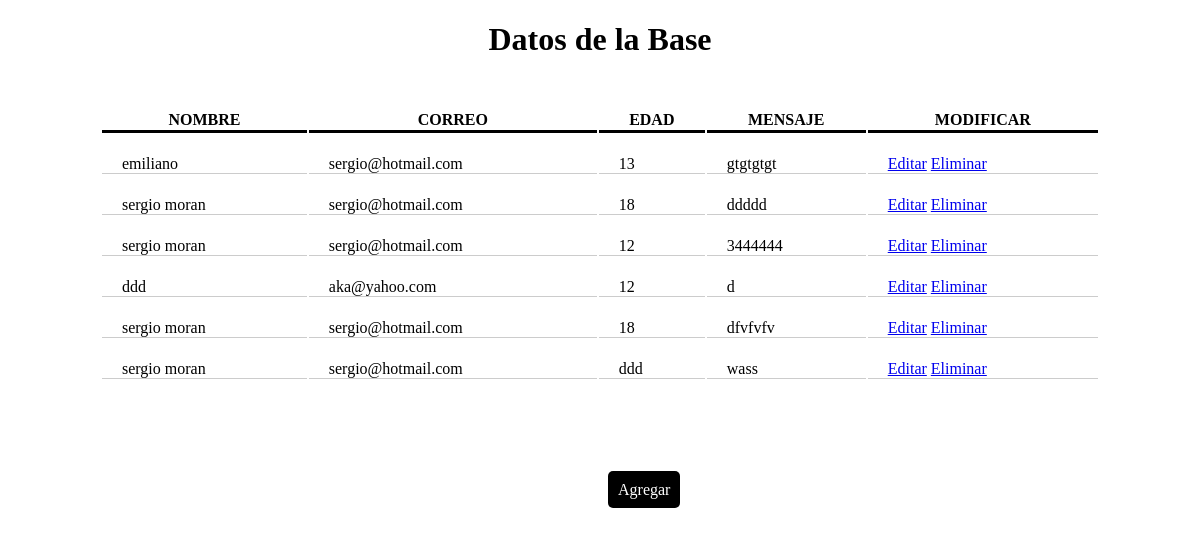
/mostrarbd.php, run on the app's committed database.
### tables this page shows
CREATE TABLE `datos` (
  `id` int(3) NOT NULL,
  `nombre` varchar(50) NOT NULL,
  `correo` varchar(50) NOT NULL,
  `edad` varchar(3) NOT NULL,
  `mensaje` text NOT NULL
);

### mostrarbd.php (the view, shortened to what this page needs)
<!DOCTYPE html>
<html>
<head>
	<link rel="stylesheet" type="text/css" href="mostrarbd.css">
</head>
<body>
	<h1>Datos de la Base</h1>
	<table >
		<thead>
			<tr>
				<th>Nombre</th>
				<th>Correo</th>
				<th>Edad</th>
				<th>Mensaje</th>
				<th>Modificar</th>
			</tr>
		</thead>
		<tbody>
			<?php
			include("conexion.php");
			$consulta=mysqli_query($conexion, "SELECT * FROM datos");
			while ($fila=mysqli_fetch_array($consulta)) {
				printf('
					<tr>
					<td>%s</td>
					<td>%s</td>
					<td>%s</td>
					<td>%s</td>
					<td><a href="editar.php ?id=
					%s">Editar</a>
					    <a href="eliminar.php ?id=
					    %s" onclick="return confirmacion()">Eliminar</a> </td>
					 </tr>
					', $fila["nombre"], $fila["correo"], $fila["edad"], $fila["mensaje"], $fila["id"], $fila["id"],);
			}
			 ?>
		</tbody>
	</table>
	<div class="modificar"><a href="agregar.php">Agregar</a>
	</div>
</body>
</html>

### mostrarbd.css (style rules this page uses)
h1 { text-align: center; margin-bottom: 50px; }
table { width: 1000px; margin: auto; }
th { border-bottom: 3px solid black; text-transform: uppercase; }
td { border-bottom: 1px solid #ccc; padding: 20px 20px 0; }
.modificar { margin-left: 600px; margin-top: 100px; }
.modificar a { background: #000; color: #fff; text-decoration: none; padding: 10px; border-radius: 5px; }

### data on the page
datos: nombre "emiliano", correo "sergio@hotmail.com", edad "13", mensaje "gtgtgtgt"
datos: nombre "sergio moran", correo "sergio@hotmail.com", edad "18", mensaje "ddddd"
datos: nombre "sergio moran", correo "sergio@hotmail.com", edad "12", mensaje "3444444"
datos: nombre "ddd", correo "aka@yahoo.com", edad "12", mensaje "d"
datos: nombre "sergio moran", correo "sergio@hotmail.com", edad "18", mensaje "dfvfvfv"
datos: nombre "sergio moran", correo "sergio@hotmail.com", edad "ddd", mensaje "wass"
